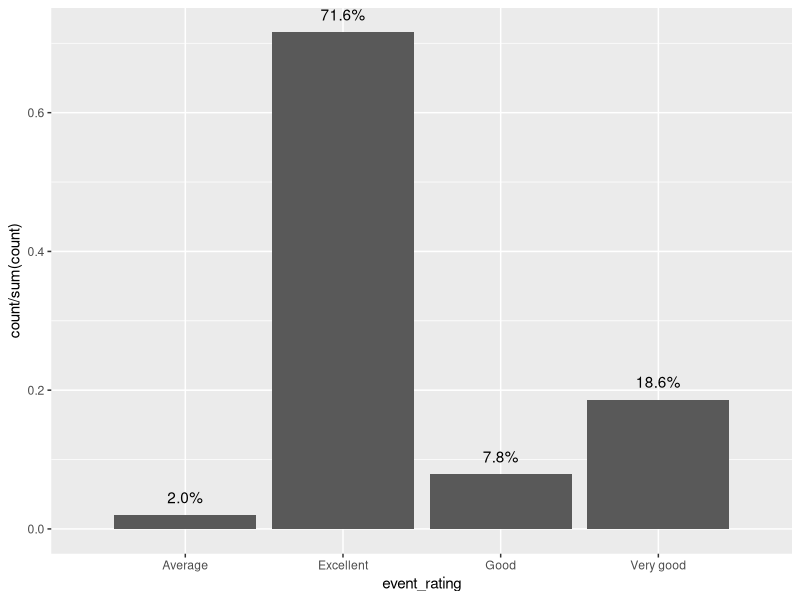
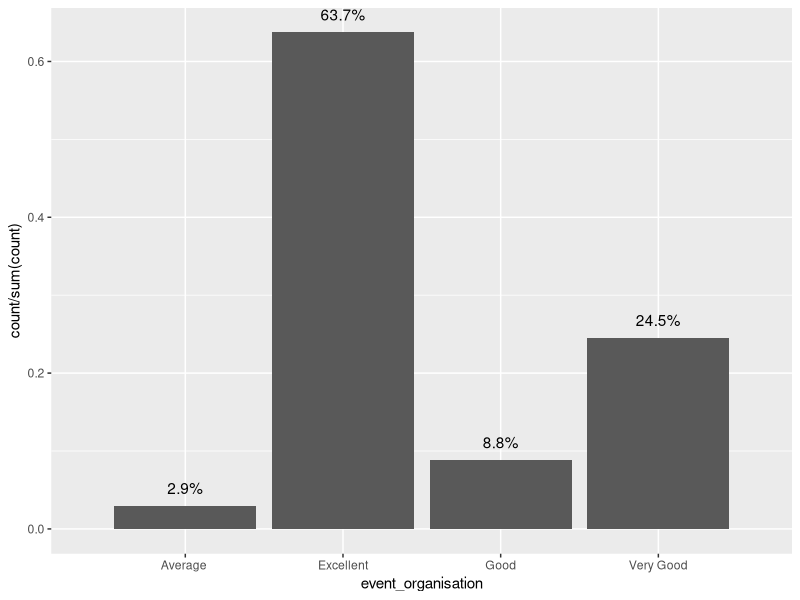
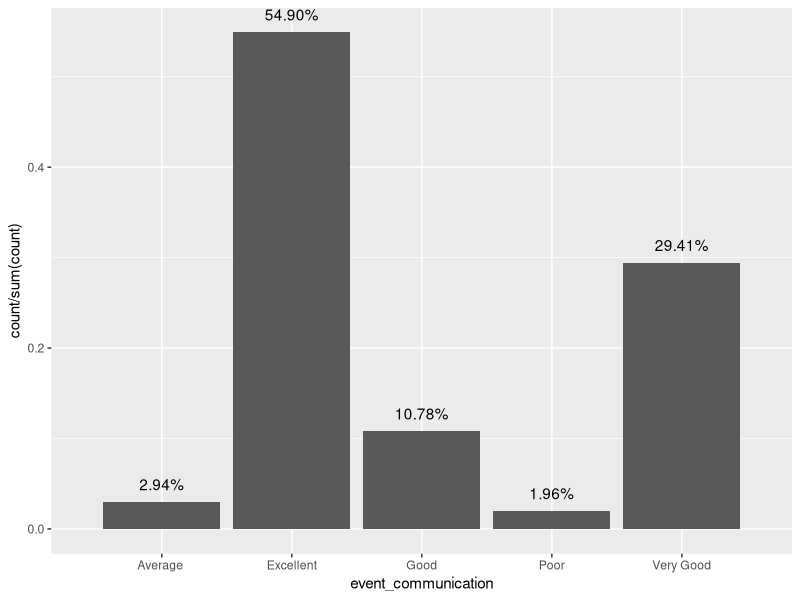

The R source for these figures, in order:
library(ggplot2)
library(tidyverse)


### 2025 STBM ###
STBM25_dat <- read.csv("STBM 2025.csv")
q_STBM25 <- c("event_rating", "event_organisation", "event_communication") #category with the different questions
responses_STBM25 <- c("Very Poor", "Poor", "Average", "Good", "Very Poor", "Excellent")

for (i in q_STBM25) {
  STBM25_dat[[i]] <- as.factor(STBM25_dat[[i]])
} #changes all question data types to factors rather than strings


for (i in q_STBM25) {
  print (
    ggplot(STBM25_dat, aes(x=.data[[i]], y=after_stat(count/sum(count)))) +
      geom_bar() +
      geom_text(
        aes(label = scales::percent(after_stat(count)/sum(after_stat(count)) ) ),
        stat="count", position = position_dodge(width = 1.7), 
        vjust = -1
      )
  )
} # plots by rating colour coded by which session was attended
